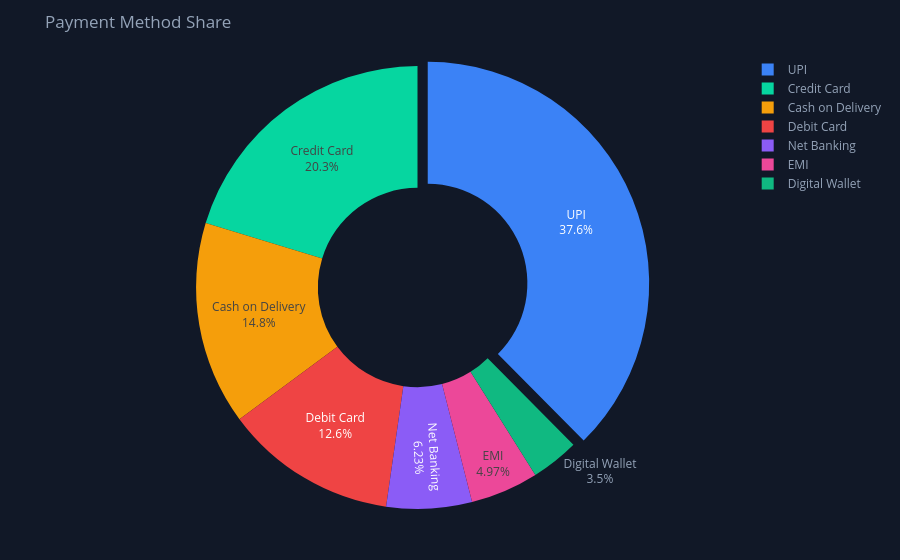

Notebook source saved alongside this figure:
### Markdown cell above
### Test 3 — Payment method breakdown

### Code cell
Q = 'Show the payment method breakdown as a percentage of all orders'
print(f'Question: {Q}')
print('-'*60)
result = full_pipeline(Q)
if result['error']:
    print(f'Error: {result["error"]}')
else:
    print('Generated SQL:')
    print(result['sql'])
    print()
    display(result['df'])
    fig = smart_chart(result['df'], Q, 'Payment Method Share')
    if fig: fig.show()
    if result['insight']:
        print()
        print('Business Insight:')
        print(result['insight'])

### Figure 1 — Plotly figure (JSON) as saved in the notebook; plotly's stock layout.template omitted (floating-point values rounded to 4 significant figures)
{"data": [{"domain": {"x": [0, 1], "y": [0, 1]}, "hole": 0.45, "hovertemplate": "payment_method=%{label}<br>orders=%{value}<extra></extra>", "labels": ["UPI", "Credit Card", "Cash on Delivery", "Debit Card", "Net Banking", "EMI", "Digital Wallet"], "legendgroup": "", "name": "", "pull": [0.05, 0, 0, 0, 0, 0, 0], "showlegend": true, "textinfo": "label+percent", "type": "pie", "values": [1127, 609, 445, 378, 187, 149, 105]}], "layout": {"colorway": ["#3b82f6", "#06d6a0", "#f59e0b", "#ef4444", "#8b5cf6", "#ec4899", "#10b981", "#f97316", "#6366f1", "#14b8a6"], "font": {"color": "#94a3b8", "size": 12}, "legend": {"tracegroupgap": 0}, "margin": {"b": 40, "l": 20, "r": 20, "t": 55}, "paper_bgcolor": "#111827", "piecolorway": ["#3b82f6", "#06d6a0", "#f59e0b", "#ef4444", "#8b5cf6", "#ec4899", "#10b981", "#f97316", "#6366f1", "#14b8a6"], "plot_bgcolor": "#0a0e1a", "title": {"text": "Payment Method Share"}, "xaxis": {"gridcolor": "#1e293b", "zerolinecolor": "#1e293b"}, "yaxis": {"gridcolor": "#1e293b", "zerolinecolor": "#1e293b"}}}
